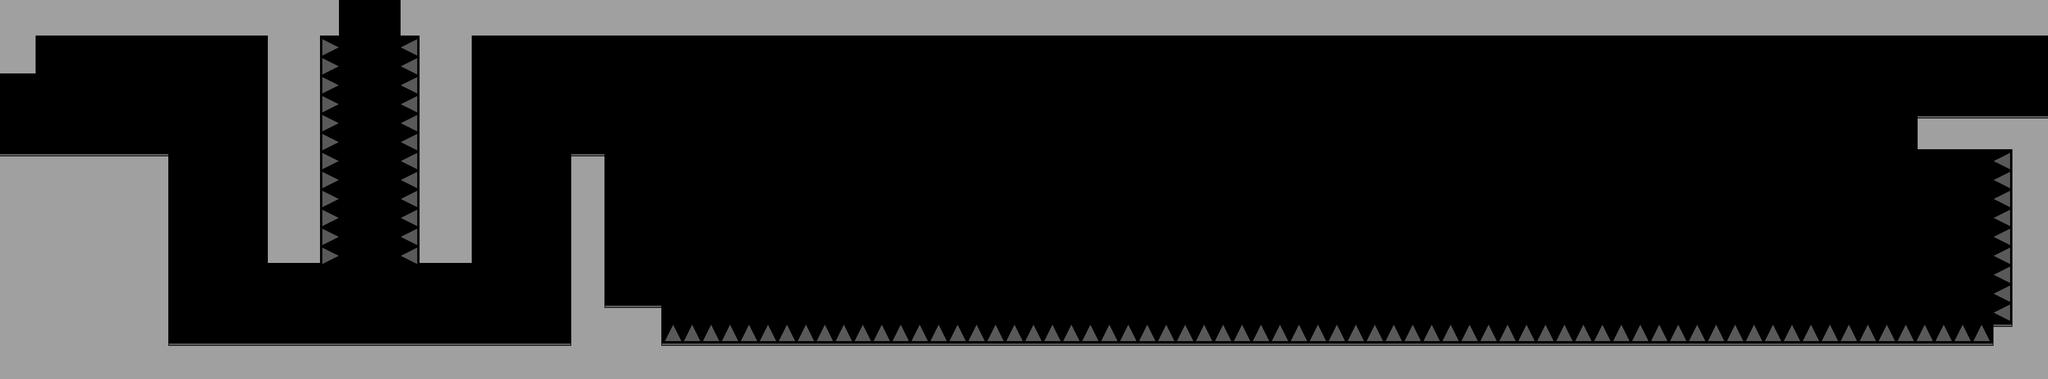

Rendered tile map (Tiled .tmx) drawn with the repository's tilesets; below, a short description and the full map source, tile grids included:
An orthogonal 108x20 tile map with 32x32 px tiles, 1 tile layer (main-layer) and 12 objects (5x props::Grapple, 3x props::Water, background::Parallax, up, left, ...).

<map version="1.0" orientation="orthogonal" renderorder="right-down" width="108" height="20" tilewidth="32" tileheight="32" nextobjectid="58">
 <properties>
  <property name="tileset" value="level1" />
 </properties>
 <tileset firstgid="1" name="tilemap1" tilewidth="32" tileheight="32" tilecount="20" columns="5">
  <image source="tilemap1.png" width="160" height="128" />
  <terraintypes>
   <terrain name="terrain" tile="-1" />
  </terraintypes>
  <tile id="0" terrain=",,,0" />
  <tile id="1" terrain=",,0,0" />
  <tile id="2" terrain=",,0," />
  <tile id="3" terrain=",0,0,0" />
  <tile id="4" terrain="0,,0,0" />
  <tile id="5" terrain=",0,,0" />
  <tile id="6" terrain="0,0,0,0" />
  <tile id="7" terrain="0,,0," />
  <tile id="8" terrain="0,0,,0" />
  <tile id="9" terrain="0,0,0," />
  <tile id="10" terrain=",0,," />
  <tile id="11" terrain="0,0,," />
  <tile id="12" terrain="0,,," />
 </tileset>
 <layer name="main-layer" width="108" height="20">
  <data encoding="csv">
7,7,7,7,7,7,7,7,7,7,7,7,7,7,7,7,7,8,0,0,0,6,7,7,7,7,7,7,7,7,7,7,7,7,7,7,7,7,7,7,7,7,7,7,7,7,7,7,7,7,7,7,7,7,7,7,7,7,7,7,7,7,7,7,7,7,7,7,7,7,7,7,7,7,7,7,7,7,7,7,7,7,7,7,7,7,7,7,7,7,7,7,7,7,7,7,7,7,7,7,7,7,7,7,7,7,7,7,
7,10,12,12,12,12,12,12,12,12,12,12,12,12,9,7,10,13,0,0,0,11,9,7,10,12,12,12,12,12,12,12,12,12,12,12,12,12,12,12,12,12,12,12,12,12,12,12,12,12,12,12,12,12,12,12,12,12,12,12,12,12,12,12,12,12,12,12,12,12,12,12,12,12,12,12,12,12,12,12,12,12,12,12,12,12,12,12,12,12,12,12,12,12,12,12,12,12,12,12,12,12,12,12,12,12,12,12,
7,8,0,0,0,0,0,0,0,0,0,0,0,0,6,7,8,17,0,0,0,16,6,7,8,0,0,0,0,0,0,0,0,0,0,0,0,0,0,0,0,0,0,0,0,0,0,0,0,0,0,0,0,0,0,0,0,0,0,0,0,0,0,0,0,0,0,0,0,0,0,0,0,0,0,0,0,0,0,0,0,0,0,0,0,0,0,0,0,0,0,0,0,0,0,0,0,0,0,0,0,0,0,0,0,0,0,0,
12,13,0,0,0,0,0,0,0,0,0,0,0,0,6,7,8,17,0,0,0,16,6,7,8,0,0,0,0,0,0,0,0,0,0,0,0,0,0,0,0,0,0,0,0,0,0,0,0,0,0,0,0,0,0,0,0,0,0,0,0,0,0,0,0,0,0,0,0,0,0,0,0,0,0,0,0,0,0,0,0,0,0,0,0,0,0,0,0,0,0,0,0,0,0,0,0,0,0,0,0,0,0,0,0,0,0,0,
0,0,0,0,0,0,0,0,0,0,0,0,0,0,6,7,8,17,0,0,0,16,6,7,8,0,0,0,0,0,0,0,0,0,0,0,0,0,0,0,0,0,0,0,0,0,0,0,0,0,0,0,0,0,0,0,0,0,0,0,0,0,0,0,0,0,0,0,0,0,0,0,0,0,0,0,0,0,0,0,0,0,0,0,0,0,0,0,0,0,0,0,0,0,0,0,0,0,0,0,0,0,0,0,0,0,0,0,
0,0,0,0,0,0,0,0,0,0,0,0,0,0,6,7,8,17,0,0,0,16,6,7,8,0,0,0,0,0,0,0,0,0,0,0,0,0,0,0,0,0,0,0,0,0,0,0,0,0,0,0,0,0,0,0,0,0,0,0,0,0,0,0,0,0,0,0,0,0,0,0,0,0,0,0,0,0,0,0,0,0,0,0,0,0,0,0,0,0,0,0,0,0,0,0,0,0,0,0,0,0,0,0,0,0,0,0,
0,0,0,0,0,0,0,0,0,0,0,0,0,0,6,7,8,17,0,0,0,16,6,7,8,0,0,0,0,0,0,0,0,0,0,0,0,0,0,0,0,0,0,0,0,0,0,0,0,0,0,0,0,0,0,0,0,0,0,0,0,0,0,0,0,0,0,0,0,0,0,0,0,0,0,0,0,0,0,0,0,0,0,0,0,0,0,0,0,0,0,0,0,0,0,0,0,0,0,0,0,1,2,2,2,2,2,2,
0,0,0,0,0,0,0,0,0,0,0,0,0,0,6,7,8,17,0,0,0,16,6,7,8,0,0,0,0,0,0,0,0,0,0,0,0,0,0,0,0,0,0,0,0,0,0,0,0,0,0,0,0,0,0,0,0,0,0,0,0,0,0,0,0,0,0,0,0,0,0,0,0,0,0,0,0,0,0,0,0,0,0,0,0,0,0,0,0,0,0,0,0,0,0,0,0,0,0,0,0,11,12,12,12,12,9,7,
2,2,2,2,2,2,2,2,3,0,0,0,0,0,6,7,8,17,0,0,0,16,6,7,8,0,0,0,0,0,1,3,0,0,0,0,0,0,0,0,0,0,0,0,0,0,0,0,0,0,0,0,0,0,0,0,0,0,0,0,0,0,0,0,0,0,0,0,0,0,0,0,0,0,0,0,0,0,0,0,0,0,0,0,0,0,0,0,0,0,0,0,0,0,0,0,0,0,0,0,0,0,0,0,0,16,6,7,
7,7,7,7,7,7,7,7,8,0,0,0,0,0,6,7,8,17,0,0,0,16,6,7,8,0,0,0,0,0,6,8,0,0,0,0,0,0,0,0,0,0,0,0,0,0,0,0,0,0,0,0,0,0,0,0,0,0,0,0,0,0,0,0,0,0,0,0,0,0,0,0,0,0,0,0,0,0,0,0,0,0,0,0,0,0,0,0,0,0,0,0,0,0,0,0,0,0,0,0,0,0,0,0,0,16,6,7,
7,7,7,7,7,7,7,7,8,0,0,0,0,0,6,7,8,17,0,0,0,16,6,7,8,0,0,0,0,0,6,8,0,0,0,0,0,0,0,0,0,0,0,0,0,0,0,0,0,0,0,0,0,0,0,0,0,0,0,0,0,0,0,0,0,0,0,0,0,0,0,0,0,0,0,0,0,0,0,0,0,0,0,0,0,0,0,0,0,0,0,0,0,0,0,0,0,0,0,0,0,0,0,0,0,16,6,7,
7,7,7,7,7,7,7,7,8,0,0,0,0,0,6,7,8,17,0,0,0,16,6,7,8,0,0,0,0,0,6,8,0,0,0,0,0,0,0,0,0,0,0,0,0,0,0,0,0,0,0,0,0,0,0,0,0,0,0,0,0,0,0,0,0,0,0,0,0,0,0,0,0,0,0,0,0,0,0,0,0,0,0,0,0,0,0,0,0,0,0,0,0,0,0,0,0,0,0,0,0,0,0,0,0,16,6,7,
7,7,7,7,7,7,7,7,8,0,0,0,0,0,6,7,8,17,0,0,0,16,6,7,8,0,0,0,0,0,6,8,0,0,0,0,0,0,0,0,0,0,0,0,0,0,0,0,0,0,0,0,0,0,0,0,0,0,0,0,0,0,0,0,0,0,0,0,0,0,0,0,0,0,0,0,0,0,0,0,0,0,0,0,0,0,0,0,0,0,0,0,0,0,0,0,0,0,0,0,0,0,0,0,0,16,6,7,
7,7,7,7,7,7,7,7,8,0,0,0,0,0,11,12,13,17,0,0,0,16,11,12,13,0,0,0,0,0,6,8,0,0,0,0,0,0,0,0,0,0,0,0,0,0,0,0,0,0,0,0,0,0,0,0,0,0,0,0,0,0,0,0,0,0,0,0,0,0,0,0,0,0,0,0,0,0,0,0,0,0,0,0,0,0,0,0,0,0,0,0,0,0,0,0,0,0,0,0,0,0,0,0,0,16,6,7,
7,7,7,7,7,7,7,7,8,0,0,0,0,0,0,0,0,0,0,0,0,0,0,0,0,0,0,0,0,0,6,8,0,0,0,0,0,0,0,0,0,0,0,0,0,0,0,0,0,0,0,0,0,0,0,0,0,0,0,0,0,0,0,0,0,0,0,0,0,0,0,0,0,0,0,0,0,0,0,0,0,0,0,0,0,0,0,0,0,0,0,0,0,0,0,0,0,0,0,0,0,0,0,0,0,16,6,7,
7,7,7,7,7,7,7,7,8,0,0,0,0,0,0,0,0,0,0,0,0,0,0,0,0,0,0,0,0,0,6,8,0,0,0,0,0,0,0,0,0,0,0,0,0,0,0,0,0,0,0,0,0,0,0,0,0,0,0,0,0,0,0,0,0,0,0,0,0,0,0,0,0,0,0,0,0,0,0,0,0,0,0,0,0,0,0,0,0,0,0,0,0,0,0,0,0,0,0,0,0,0,0,0,0,16,6,7,
7,7,7,7,7,7,7,7,8,0,0,0,0,0,0,0,0,0,0,0,0,0,0,0,0,0,0,0,0,0,6,5,2,2,3,0,0,0,0,0,0,0,0,0,0,0,0,0,0,0,0,0,0,0,0,0,0,0,0,0,0,0,0,0,0,0,0,0,0,0,0,0,0,0,0,0,0,0,0,0,0,0,0,0,0,0,0,0,0,0,0,0,0,0,0,0,0,0,0,0,0,0,0,0,0,16,6,7,
7,7,7,7,7,7,7,7,8,0,0,0,0,0,0,0,0,0,0,0,0,0,0,0,0,0,0,0,0,0,6,7,7,7,8,18,18,18,18,18,18,18,18,18,18,18,18,18,18,18,18,18,18,18,18,18,18,18,18,18,18,18,18,18,18,18,18,18,18,18,18,18,18,18,18,18,18,18,18,18,18,18,18,18,18,18,18,18,18,18,18,18,18,18,18,18,18,18,18,18,18,18,18,18,18,1,4,7,
7,7,7,7,7,7,7,7,5,2,2,2,2,2,2,2,2,2,2,2,2,2,2,2,2,2,2,2,2,2,4,7,7,7,5,2,2,2,2,2,2,2,2,2,2,2,2,2,2,2,2,2,2,2,2,2,2,2,2,2,2,2,2,2,2,2,2,2,2,2,2,2,2,2,2,2,2,2,2,2,2,2,2,2,2,2,2,2,2,2,2,2,2,2,2,2,2,2,2,2,2,2,2,2,2,4,7,7,
7,7,7,7,7,7,7,7,7,7,7,7,7,7,7,7,7,7,7,7,7,7,7,7,7,7,7,7,7,7,7,7,7,7,7,7,7,7,7,7,7,7,7,7,7,7,7,7,7,7,7,7,7,7,7,7,7,7,7,7,7,7,7,7,7,7,7,7,7,7,7,7,7,7,7,7,7,7,7,7,7,7,7,7,7,7,7,7,7,7,7,7,7,7,7,7,7,7,7,7,7,7,7,7,7,7,7,7
</data>
 </layer>
 <objectgroup name="object-layer">
  <object id="43" name="water2" type="props::Water" x="256" y="288" width="224" height="320" />
  <object id="44" name="water3" type="props::Water" x="768" y="288" width="224" height="320" />
  <object id="45" name="background" type="background::Parallax" x="850" y="188">
   <properties>
    <property name="factor" type="float" value="0.5" />
    <property name="name" type="file" value="background1.png" />
   </properties>
  </object>
  <object id="46" name="water1" type="props::Water" x="480" y="0" width="288" height="608">
   <properties>
    <property name="hide-top" type="bool" value="true" />
   </properties>
  </object>
  <object id="50" name="grapple1" type="props::Grapple" x="1184" y="286" width="192" height="192">
   <ellipse />
  </object>
  <object id="51" name="grapple2" type="props::Grapple" x="1600" y="128" width="192" height="192">
   <ellipse />
  </object>
  <object id="52" name="grapple3" type="props::Grapple" x="2048" y="224" width="192" height="192">
   <ellipse />
  </object>
  <object id="53" name="grapple4" type="props::Grapple" x="2496" y="224" width="192" height="192">
   <ellipse />
  </object>
  <object id="54" name="grapple5" type="props::Grapple" x="2912" y="96" width="192" height="192">
   <ellipse />
  </object>
 </objectgroup>
 <objectgroup name="warp-layer">
  <object id="47" name="0 -&gt; 7.1" type="up" x="576" y="0" width="96" height="64" />
  <object id="48" name="1 -&gt; 9.0" type="left" x="0" y="128" width="64" height="128" />
  <object id="56" name="2 -&gt; 10.0" type="right" x="3392" y="64" width="64" height="128" />
 </objectgroup>
</map>
